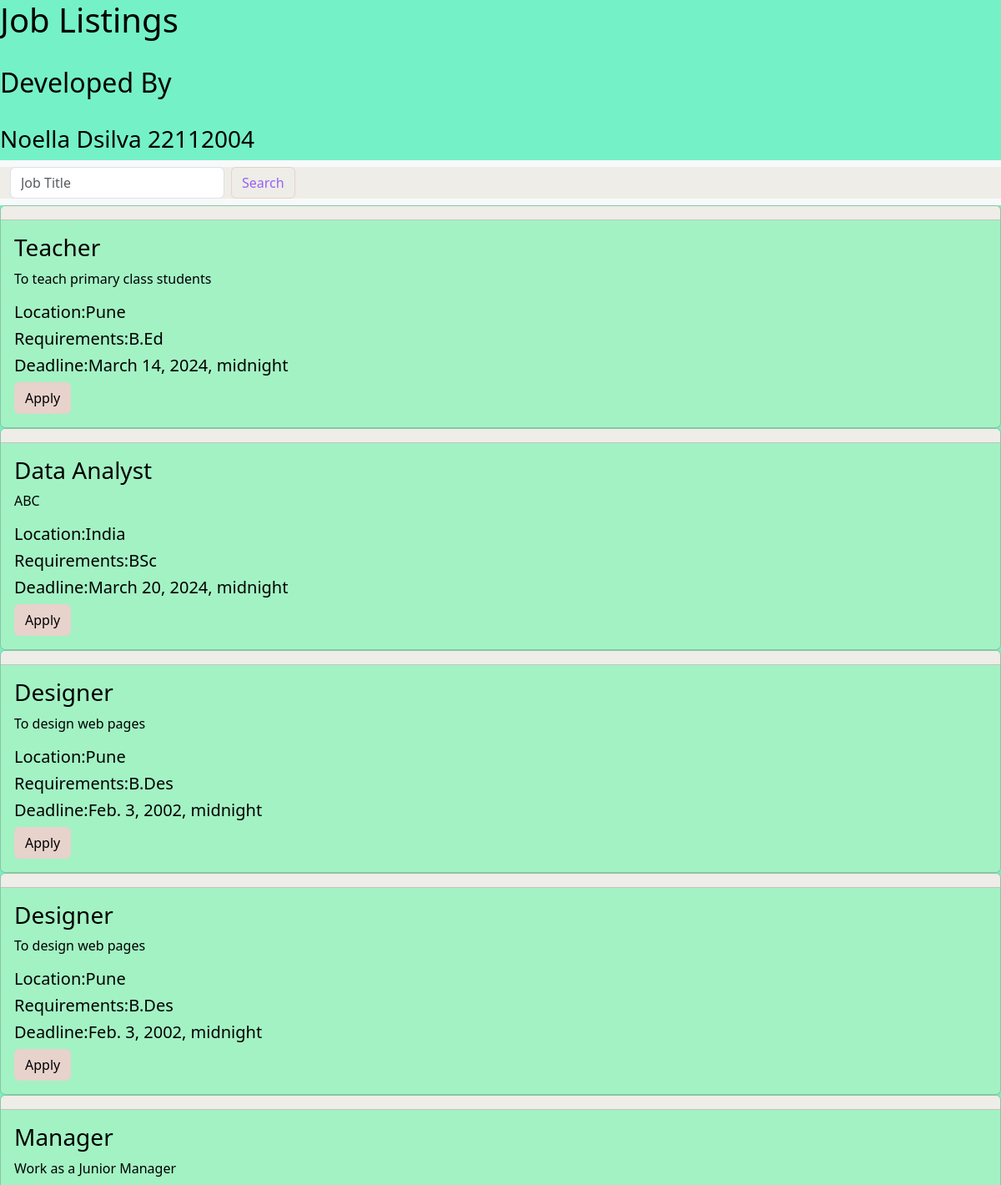
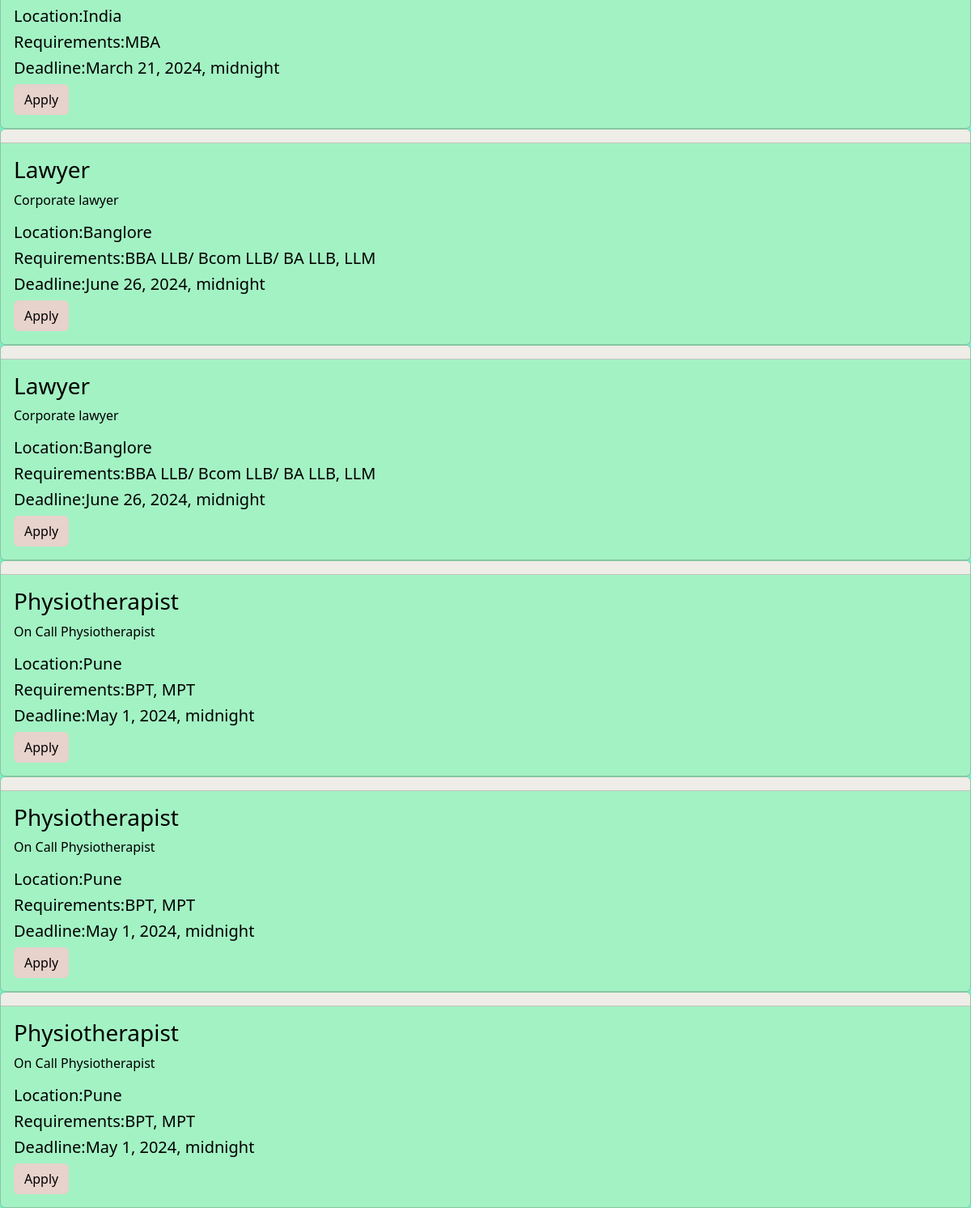
The page / on the database its author committed (2 pictures, top to bottom).
### job_details/models.py (models this page shows)
class Job(models.Model):
    title = models.CharField(max_length=255)
    company_name = models.CharField(max_length=255)
    description = models.TextField()
    location = models.TextField()
    requirements = models.TextField()
    app_deadline = models.DateField()
    class Meta:
        db_table = 'Job'

### job_details/views.py (the view)
# urls.py: path('', views.index, name='index'),
def index(request):
    job = Job.objects.all()
    return render(request, 'index.html', {'Job':job, 'BASE_DIR':BASE_DIR})

### templates/index.html (shortened to what this page needs)
<!DOCTYPE html>
<html lang="en">
<head>
    <link href="https://cdn.jsdelivr.net/npm/bootstrap@5.3.3/dist/css/bootstrap.min.css" rel="stylesheet">
</head>
<body style="background-color: #75f1c7;">
    <h1 style="color: #000000;">Job Listings</h1><br>
    <h2 style="color: #000000;">Developed By </h2><br>
    <h3 style="color: #000000;">Noella Dsilva 22112004</h3>
    <nav class="navbar bg-body-tertiary">
        <div class="container-fluid" style="background-color: #eeede7;">
          <form class="d-flex" role="search">
            <input class="form-control me-2" type="search" placeholder="Job Title" aria-label="Search" style="color: #6226d9;">
            <button class="btn btn-outline-success" type="submit" style="color: #9862f6; border-color: #e7d2cc;">Search</button>
          </form>
        </div>
      </nav>
    {%for job in Job%}
      <div class="card" style="background-color: #a3f2c4;">
        <h5 class="card-header" style="background-color: #eeede7; color: #868b8e;">{{job.comopany_name}}</h5>
        <div class="card-body">
          <h3 class="card-title" style="color: #000000;">{{job.title}}</h3>
          <p class="card-text" style="color: #000000;">{{job.description}}</p>
          <h5 class="card-title" style="color: #000000;">Location:{{job.location}}</h5>
          <h5 class="card-title" style="color: #000000;">Requirements:{{job.requirements}}</h5>
          <h5 class="card-title" style="color: #000000;">Deadline:{{job.app_deadline}}</h5>
          <a href="apply.html" class="btn btn-primary" style="background-color: #e7d2cc; color: #000000; border-color: #e7d2cc;">Apply</a>
        </div>
      </div>
    {% endfor %}
</body>
</html>

### rows shown on the page
Job: title "Teacher", description "To teach primary class students", location "Pune", requirements "B.Ed", app_deadline "March 14, 2024, midnight"
Job: title "Data Analyst", description "ABC", location "India", requirements "BSc", app_deadline "March 20, 2024, midnight"
Job: title "Designer", description "To design web pages", location "Pune", requirements "B.Des", app_deadline "Feb. 3, 2002, midnight"
Job: title "Designer", description "To design web pages", location "Pune", requirements "B.Des", app_deadline "Feb. 3, 2002, midnight"
Job: title "Manager", description "Work as a Junior Manager", location "India", requirements "MBA", app_deadline "March 21, 2024, midnight"
Job: title "Lawyer", description "Corporate lawyer", location "Banglore", requirements "BBA LLB/ Bcom LLB/ BA LLB, LLM", app_deadline "June 26, 2024, midnight"
Job: title "Lawyer", description "Corporate lawyer", location "Banglore", requirements "BBA LLB/ Bcom LLB/ BA LLB, LLM", app_deadline "June 26, 2024, midnight"
Job: title "Physiotherapist", description "On Call Physiotherapist", location "Pune", requirements "BPT, MPT", app_deadline "May 1, 2024, midnight"
Job: title "Physiotherapist", description "On Call Physiotherapist", location "Pune", requirements "BPT, MPT", app_deadline "May 1, 2024, midnight"
Job: title "Physiotherapist", description "On Call Physiotherapist", location "Pune", requirements "BPT, MPT", app_deadline "May 1, 2024, midnight"
